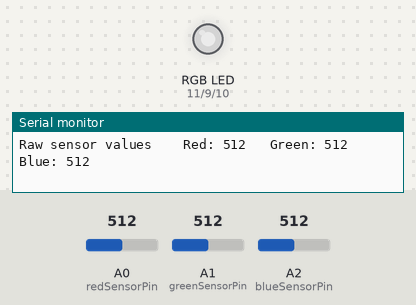
Recording of a sketch running on a simulated Arduino Uno, built with avr-gcc and run on an emulated ATmega328P. On the bench: an RGB LED mixed from three pins (HIGH = lit), the last lines printed to the serial monitor. The inputs (shaded band) are chosen by the test bench; at power-on: A0 (redSensorPin) = 512, A1 (greenSensorPin) = 512, A2 (blueSensorPin) = 512. Dim RGB values are drawn brighter than linear.

Above: at 1.2 s.
1.3 s: A0 (redSensorPin) set to 416
At 1.8 s:
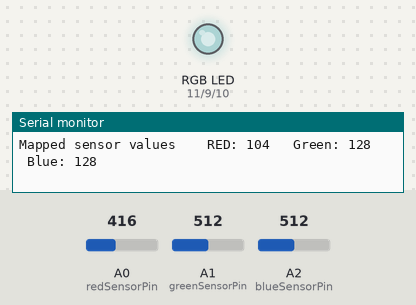
4.3 s: A0 (redSensorPin) set to 382
At 5.1 s:
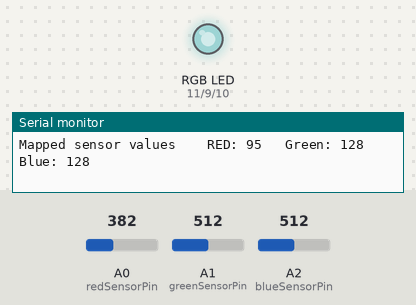
7.3 s: A1 (greenSensorPin) set to 418
At 8.6 s:
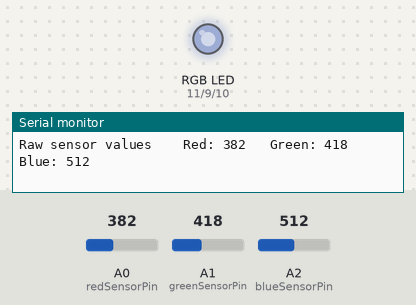
10.3 s: A1 (greenSensorPin) set to 390
At 11.5 s:
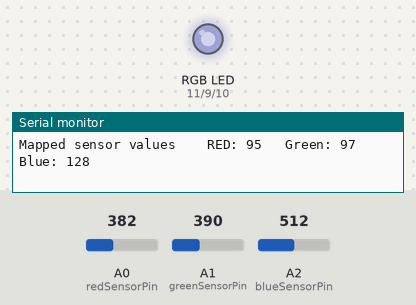
13.3 s: A2 (blueSensorPin) set to 416
At 13.9 s:
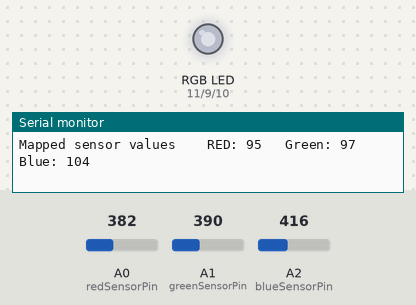
16.3 s: A2 (blueSensorPin) set to 389
At 17.6 s:
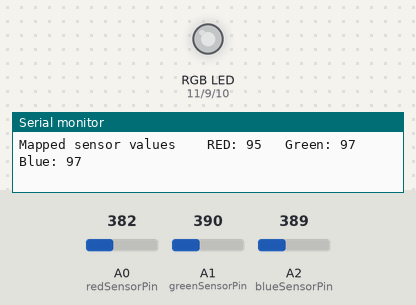
Timing chart, 0 to 19.3 s (numbered marks = the images above; inputs shaded):
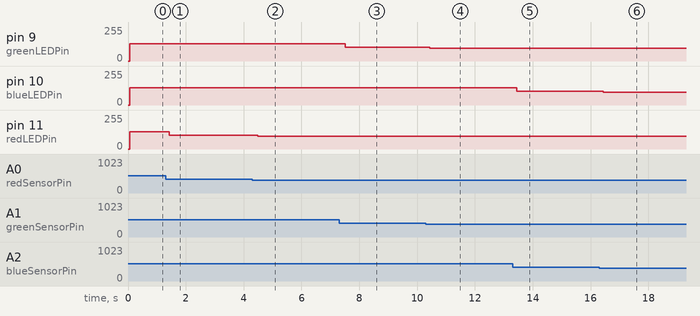

Measured:
- after the input at 1.3 s, pin 11 (redLEDPin): 128/255 → 104/255 after 0.12 s
- after the input at 4.3 s, pin 11 (redLEDPin): 104/255 → 95/255 after 0.18 s
- after the input at 7.3 s, pin 9 (greenLEDPin): 128/255 → 104/255 after 0.21 s
- after the input at 10.3 s, pin 9 (greenLEDPin): 104/255 → 97/255 after 0.13 s
- after the input at 13.3 s, pin 10 (blueLEDPin): 128/255 → 104/255 after 0.14 s
- after the input at 16.3 s, pin 10 (blueLEDPin): 104/255 → 97/255 after 0.14 s

The sketch:

ColorMixingLamp.ino
```cpp
/*  Arduino cannot vary the output voltage on its pins, it can only output 5V.  We will have
 *  to use a different technique to fade LEDs called Pulse Width Modulation (PWM).  PWM
 *  rapidly turns the output pin high and low over a fixed period of time.  The change
 *  happens faster than the human eye can see so we don't notice it.  When we rapidly turn
 *  the pin from HIGH to LOW and vice versa, it's as if we were changing the voltage.
 *  The percentage of time a pin is HIGH in a period is called 'duty cycle.'  For
 *  example is HIGH for half of the period and LOW for the other half, the 'duty cycle'
 *  if 50%.  A lower duty cycle gives you a dimmer LED than a higher duty cycle.   The arduino
 *  has six pins set aside for PWM (they are marked by the ~ next to their number on the
 *  board).  Photoresistors change their resistance depending on the amount of light
 *  that hits them (a.k.a. photocells or light-dependent resistors).  You can measur the
 *  change in resistance by checking the voltage of the pin.  We put different colored
 *  filters over the three photoresistors.  These will only let specific wavelengths of light
 *  in; this way we can detect the relative color levels in the light that hits
 *  the sensors.  A common cathode RGB LED has separate red, green, and blue elements inside,
 *  and one common ground -- the longest leg is ground, the only leg to the left of the ground leg
 *  is red, and the other two from left to right are green and blue, respectively.
 */

// set our pins to their respective PWM digital pins
const int redLEDPin = 11;
const int blueLEDPin = 10;
const int greenLEDPin = 9;

// set our sensor pins to their respective analog inputs. NOTE: couldn't find red filter
const int redSensorPin = A0;
const int greenSensorPin  = A1;
const int blueSensorPin  = A2;

// instantiate variables for the output LED values used to fade the LED
int redValue = 0;
int greenValue = 0;
int blueValue = 0;

// instantiate variables for the input sensor values
int redSensorValue = 0;
int greenSensorValue = 0;
int blueSensorValue = 0;

void setup() {

  // enable serial port for monitoring purposes
  Serial.begin(9600);

  pinMode(greenLEDPin, OUTPUT);
  pinMode(redLEDPin, OUTPUT);
  pinMode(blueLEDPin, OUTPUT);


}

void loop() {

  redSensorValue = analogRead(redSensorPin); // read the sensor value (will be a value between 0 and 1024)
  delay(5); // pause while the ADC -- analog to digital converter -- does its work
  greenSensorValue = analogRead(greenSensorPin);
  delay(5);
  blueSensorValue = analogRead(blueSensorPin);
  delay(5);
  Serial.print("Raw sensor values \t Red: ");
  Serial.print(redSensorValue);
  Serial.print("\t Green: ");
  Serial.print(greenSensorValue);
  Serial.print("\t Blue: ");
  Serial.println(blueSensorValue);

  // convert the sensor readings to values between 0 and 255 for analogWrite() to change LED's brightness via PWM
  redValue = redSensorValue / 4.0;
  greenValue = greenSensorValue / 4.0;
  blueValue = blueSensorValue / 4.0;

  // log the new analog values
  Serial.print("Mapped sensor values \t RED: ");
  Serial.print(redValue);
  Serial.print("\t Green: ");
  Serial.print(greenValue);
  Serial.print("\t Blue: ");
  Serial.println(blueValue);

  // now write a value to our pins (will be a value between 0 and 255)
  // analogWrite takes two args --> the pin to write to, and a value between 0-255
  // ex. a value of 127 (duty cycle = 50%) will set the pin HIGH half the time,
  // a value of 0 (duty cycle = 0%) would set the pin to LOW all of the time, etc.
  analogWrite(redLEDPin, redValue);
  analogWrite(greenLEDPin, greenValue);
  analogWrite(blueLEDPin, blueValue);
}
```
